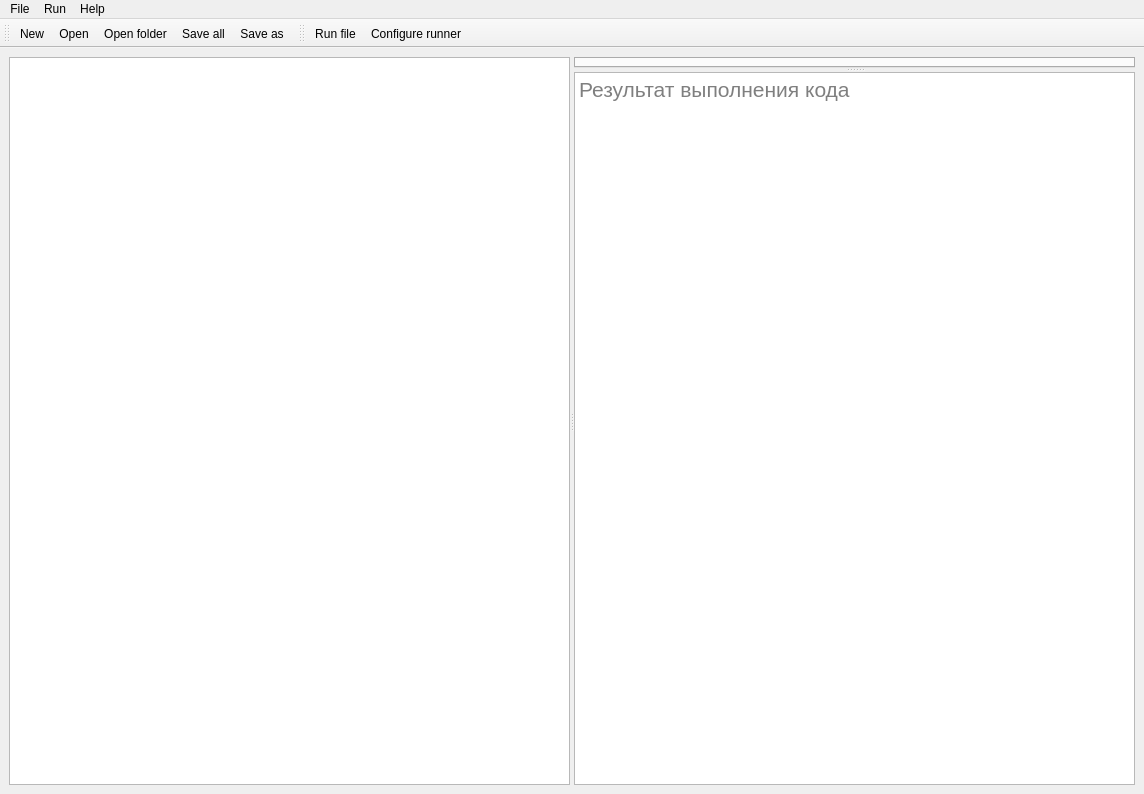
<?xml version="1.0" encoding="UTF-8"?>
<ui version="4.0">
 <class>MainWindow</class>
 <widget class="QMainWindow" name="MainWindow">
  <property name="geometry">
   <rect>
    <x>0</x>
    <y>0</y>
    <width>1144</width>
    <height>794</height>
   </rect>
  </property>
  <property name="windowTitle">
   <string>CodeMaster</string>
  </property>
  <widget class="QWidget" name="centralwidget">
   <property name="minimumSize">
    <size>
     <width>1129</width>
     <height>739</height>
    </size>
   </property>
   <property name="maximumSize">
    <size>
     <width>1167</width>
     <height>16777215</height>
    </size>
   </property>
   <layout class="QGridLayout" name="gridLayout">
    <item row="0" column="0">
     <widget class="QSplitter" name="horSplitter">
      <property name="orientation">
       <enum>Qt::Horizontal</enum>
      </property>
      <widget class="QTreeView" name="treeView">
       <property name="headerHidden">
        <bool>true</bool>
       </property>
      </widget>
      <widget class="QSplitter" name="vertSplitter">
       <property name="orientation">
        <enum>Qt::Vertical</enum>
       </property>
       <widget class="QTabWidget" name="tabWidget">
        <property name="currentIndex">
         <number>-1</number>
        </property>
        <property name="tabsClosable">
         <bool>true</bool>
        </property>
       </widget>
       <widget class="QTextEdit" name="output">
        <property name="font">
         <font>
          <pointsize>16</pointsize>
         </font>
        </property>
        <property name="placeholderText">
         <string>Результат выполнения кода</string>
        </property>
       </widget>
      </widget>
     </widget>
    </item>
   </layout>
  </widget>
  <widget class="QMenuBar" name="menubar">
   <property name="geometry">
    <rect>
     <x>0</x>
     <y>0</y>
     <width>1144</width>
     <height>21</height>
    </rect>
   </property>
   <widget class="QMenu" name="menuFile">
    <property name="title">
     <string>File</string>
    </property>
    <addaction name="actionNew"/>
    <addaction name="actionOpen"/>
    <addaction name="actionOpen_folder"/>
    <addaction name="separator"/>
    <addaction name="actionSave"/>
    <addaction name="actionSave_as"/>
    <addaction name="actionSave_all"/>
    <addaction name="separator"/>
    <addaction name="actionClose"/>
    <addaction name="actionExit"/>
   </widget>
   <widget class="QMenu" name="menuHelp">
    <property name="title">
     <string>Help</string>
    </property>
    <addaction name="actionAbout_CodeMaster"/>
   </widget>
   <widget class="QMenu" name="menuRun">
    <property name="title">
     <string>Run</string>
    </property>
    <addaction name="actionRun_file"/>
    <addaction name="actionRun_project"/>
    <addaction name="actionConfigure_runner"/>
   </widget>
   <addaction name="menuFile"/>
   <addaction name="menuRun"/>
   <addaction name="menuHelp"/>
  </widget>
  <widget class="QToolBar" name="toolBar">
   <property name="windowTitle">
    <string>toolBar</string>
   </property>
   <attribute name="toolBarArea">
    <enum>TopToolBarArea</enum>
   </attribute>
   <attribute name="toolBarBreak">
    <bool>false</bool>
   </attribute>
   <addaction name="actionNew"/>
   <addaction name="actionOpen"/>
   <addaction name="actionOpen_folder"/>
   <addaction name="actionSave_all"/>
   <addaction name="actionSave_as"/>
  </widget>
  <widget class="QToolBar" name="toolBar_2">
   <property name="windowTitle">
    <string>toolBar_2</string>
   </property>
   <attribute name="toolBarArea">
    <enum>TopToolBarArea</enum>
   </attribute>
   <attribute name="toolBarBreak">
    <bool>false</bool>
   </attribute>
   <addaction name="actionRun_file"/>
   <addaction name="actionConfigure_runner"/>
  </widget>
  <action name="actionOpen">
   <property name="icon">
    <iconset>
     <normaloff>icons/open_file.png</normaloff>icons/open_file.png</iconset>
   </property>
   <property name="text">
    <string>Open</string>
   </property>
  </action>
  <action name="actionSave">
   <property name="icon">
    <iconset>
     <normaloff>icons/save.png</normaloff>icons/save.png</iconset>
   </property>
   <property name="text">
    <string>Save</string>
   </property>
  </action>
  <action name="actionSave_as">
   <property name="icon">
    <iconset>
     <normaloff>icons/save_as.png</normaloff>icons/save_as.png</iconset>
   </property>
   <property name="text">
    <string>Save as</string>
   </property>
  </action>
  <action name="actionSave_all">
   <property name="icon">
    <iconset>
     <normaloff>icons/save.png</normaloff>icons/save.png</iconset>
   </property>
   <property name="text">
    <string>Save all</string>
   </property>
  </action>
  <action name="actionClose">
   <property name="icon">
    <iconset>
     <normaloff>icons/close.png</normaloff>icons/close.png</iconset>
   </property>
   <property name="text">
    <string>Close</string>
   </property>
  </action>
  <action name="actionExit">
   <property name="icon">
    <iconset>
     <normaloff>icons/exit.png</normaloff>icons/exit.png</iconset>
   </property>
   <property name="text">
    <string>Exit</string>
   </property>
  </action>
  <action name="actionUndo">
   <property name="text">
    <string>Undo</string>
   </property>
  </action>
  <action name="actionRedo">
   <property name="text">
    <string>Redo</string>
   </property>
  </action>
  <action name="actionCut">
   <property name="text">
    <string>Cut</string>
   </property>
  </action>
  <action name="actionCopy">
   <property name="text">
    <string>Copy</string>
   </property>
  </action>
  <action name="actionSelect_all">
   <property name="text">
    <string>Select all</string>
   </property>
  </action>
  <action name="actionAbout_CodeMaster">
   <property name="icon">
    <iconset>
     <normaloff>icons/about.png</normaloff>icons/about.png</iconset>
   </property>
   <property name="text">
    <string>About CodeMaster</string>
   </property>
  </action>
  <action name="actionNew">
   <property name="icon">
    <iconset>
     <normaloff>icons/new.png</normaloff>icons/new.png</iconset>
   </property>
   <property name="text">
    <string>New</string>
   </property>
  </action>
  <action name="actionOpen_folder">
   <property name="icon">
    <iconset>
     <normaloff>icons/open_folder.png</normaloff>icons/open_folder.png</iconset>
   </property>
   <property name="text">
    <string>Open folder</string>
   </property>
  </action>
  <action name="actionRun_file">
   <property name="icon">
    <iconset>
     <normaloff>icons/run (2).png</normaloff>icons/run (2).png</iconset>
   </property>
   <property name="text">
    <string>Run file</string>
   </property>
  </action>
  <action name="actionRun_project">
   <property name="text">
    <string>Run project</string>
   </property>
  </action>
  <action name="actionConfigure_runner">
   <property name="icon">
    <iconset>
     <normaloff>icons/configurate.png</normaloff>icons/configurate.png</iconset>
   </property>
   <property name="text">
    <string>Configure runner</string>
   </property>
  </action>
 </widget>
 <resources/>
 <connections/>
</ui>
